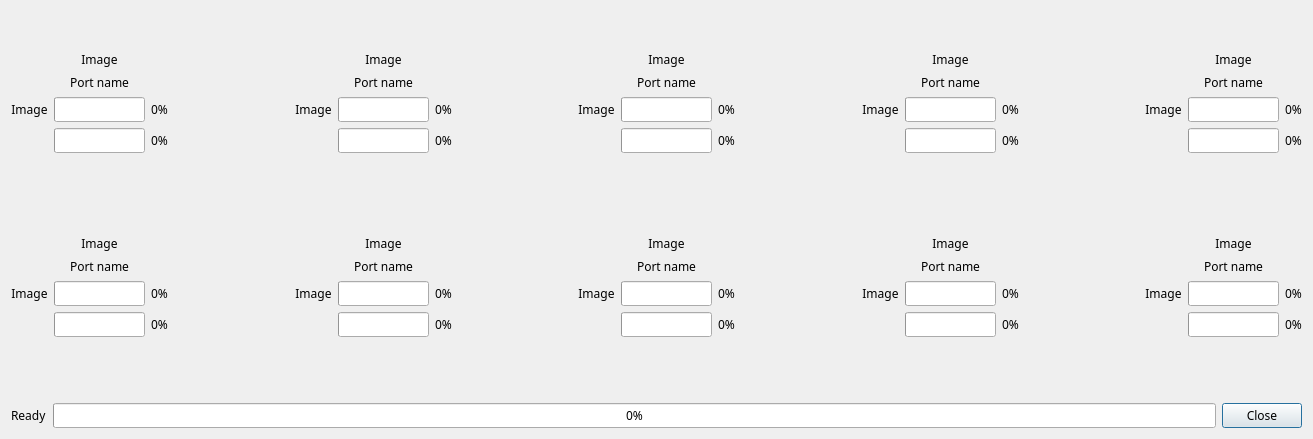
<?xml version="1.0" encoding="UTF-8"?>
<ui version="4.0">
 <class>MODI_FIRMWARE_UPDATE_LIST</class>
 <widget class="QDialog" name="MODI_FIRMWARE_UPDATE_LIST">
  <property name="geometry">
   <rect>
    <x>0</x>
    <y>0</y>
    <width>1313</width>
    <height>439</height>
   </rect>
  </property>
  <property name="sizePolicy">
   <sizepolicy hsizetype="MinimumExpanding" vsizetype="MinimumExpanding">
    <horstretch>0</horstretch>
    <verstretch>0</verstretch>
   </sizepolicy>
  </property>
  <property name="minimumSize">
   <size>
    <width>0</width>
    <height>0</height>
   </size>
  </property>
  <property name="maximumSize">
   <size>
    <width>16777215</width>
    <height>16777215</height>
   </size>
  </property>
  <property name="font">
   <font>
    <family>LuxHanSans</family>
   </font>
  </property>
  <property name="focusPolicy">
   <enum>Qt::StrongFocus</enum>
  </property>
  <property name="windowTitle">
   <string>Dialog</string>
  </property>
  <property name="autoFillBackground">
   <bool>false</bool>
  </property>
  <layout class="QVBoxLayout" name="verticalLayout">
   <item>
    <spacer name="verticalSpacer_4">
     <property name="orientation">
      <enum>Qt::Vertical</enum>
     </property>
     <property name="sizeType">
      <enum>QSizePolicy::Fixed</enum>
     </property>
     <property name="sizeHint" stdset="0">
      <size>
       <width>20</width>
       <height>40</height>
      </size>
     </property>
    </spacer>
   </item>
   <item>
    <layout class="QHBoxLayout" name="horizontalLayout">
     <item>
      <layout class="QGridLayout" name="gridLayout">
       <item row="0" column="1">
        <widget class="QLabel" name="image_1">
         <property name="text">
          <string>Image</string>
         </property>
         <property name="alignment">
          <set>Qt::AlignCenter</set>
         </property>
        </widget>
       </item>
       <item row="1" column="1">
        <widget class="QLabel" name="port_1">
         <property name="text">
          <string>Port name</string>
         </property>
         <property name="alignment">
          <set>Qt::AlignCenter</set>
         </property>
        </widget>
       </item>
       <item row="2" column="0">
        <widget class="QLabel" name="image_current_1">
         <property name="text">
          <string>Image</string>
         </property>
         <property name="alignment">
          <set>Qt::AlignCenter</set>
         </property>
        </widget>
       </item>
       <item row="2" column="1">
        <widget class="QProgressBar" name="progress_bar_current_1">
         <property name="value">
          <number>0</number>
         </property>
         <property name="textVisible">
          <bool>false</bool>
         </property>
         <property name="orientation">
          <enum>Qt::Horizontal</enum>
         </property>
         <property name="textDirection">
          <enum>QProgressBar::TopToBottom</enum>
         </property>
        </widget>
       </item>
       <item row="2" column="2">
        <widget class="QLabel" name="progress_current_value_1">
         <property name="text">
          <string>0%</string>
         </property>
         <property name="alignment">
          <set>Qt::AlignCenter</set>
         </property>
        </widget>
       </item>
       <item row="3" column="1">
        <widget class="QProgressBar" name="progress_bar_total_1">
         <property name="value">
          <number>0</number>
         </property>
         <property name="textVisible">
          <bool>false</bool>
         </property>
         <property name="orientation">
          <enum>Qt::Horizontal</enum>
         </property>
         <property name="textDirection">
          <enum>QProgressBar::TopToBottom</enum>
         </property>
        </widget>
       </item>
       <item row="3" column="2">
        <widget class="QLabel" name="progress_total_value_1">
         <property name="text">
          <string>0%</string>
         </property>
         <property name="alignment">
          <set>Qt::AlignCenter</set>
         </property>
        </widget>
       </item>
      </layout>
     </item>
     <item>
      <spacer name="horizontalSpacer">
       <property name="orientation">
        <enum>Qt::Horizontal</enum>
       </property>
       <property name="sizeHint" stdset="0">
        <size>
         <width>40</width>
         <height>20</height>
        </size>
       </property>
      </spacer>
     </item>
     <item>
      <layout class="QGridLayout" name="gridLayout_2">
       <item row="0" column="1">
        <widget class="QLabel" name="image_2">
         <property name="text">
          <string>Image</string>
         </property>
         <property name="alignment">
          <set>Qt::AlignCenter</set>
         </property>
        </widget>
       </item>
       <item row="1" column="1">
        <widget class="QLabel" name="port_2">
         <property name="text">
          <string>Port name</string>
         </property>
         <property name="alignment">
          <set>Qt::AlignCenter</set>
         </property>
        </widget>
       </item>
       <item row="2" column="0">
        <widget class="QLabel" name="image_current_2">
         <property name="text">
          <string>Image</string>
         </property>
         <property name="alignment">
          <set>Qt::AlignCenter</set>
         </property>
        </widget>
       </item>
       <item row="2" column="1">
        <widget class="QProgressBar" name="progress_bar_current_2">
         <property name="value">
          <number>0</number>
         </property>
         <property name="textVisible">
          <bool>false</bool>
         </property>
         <property name="orientation">
          <enum>Qt::Horizontal</enum>
         </property>
         <property name="textDirection">
          <enum>QProgressBar::TopToBottom</enum>
         </property>
        </widget>
       </item>
       <item row="2" column="2">
        <widget class="QLabel" name="progress_current_value_2">
         <property name="text">
          <string>0%</string>
         </property>
         <property name="alignment">
          <set>Qt::AlignCenter</set>
         </property>
        </widget>
       </item>
       <item row="3" column="1">
        <widget class="QProgressBar" name="progress_bar_total_2">
         <property name="value">
          <number>0</number>
         </property>
         <property name="textVisible">
          <bool>false</bool>
         </property>
         <property name="orientation">
          <enum>Qt::Horizontal</enum>
         </property>
         <property name="textDirection">
          <enum>QProgressBar::TopToBottom</enum>
         </property>
        </widget>
       </item>
       <item row="3" column="2">
        <widget class="QLabel" name="progress_total_value_2">
         <property name="text">
          <string>0%</string>
         </property>
         <property name="alignment">
          <set>Qt::AlignCenter</set>
         </property>
        </widget>
       </item>
      </layout>
     </item>
     <item>
      <spacer name="horizontalSpacer_2">
       <property name="orientation">
        <enum>Qt::Horizontal</enum>
       </property>
       <property name="sizeHint" stdset="0">
        <size>
         <width>40</width>
         <height>20</height>
        </size>
       </property>
      </spacer>
     </item>
     <item>
      <layout class="QGridLayout" name="gridLayout_3">
       <item row="0" column="1">
        <widget class="QLabel" name="image_3">
         <property name="text">
          <string>Image</string>
         </property>
         <property name="alignment">
          <set>Qt::AlignCenter</set>
         </property>
        </widget>
       </item>
       <item row="1" column="1">
        <widget class="QLabel" name="port_3">
         <property name="text">
          <string>Port name</string>
         </property>
         <property name="alignment">
          <set>Qt::AlignCenter</set>
         </property>
        </widget>
       </item>
       <item row="2" column="0">
        <widget class="QLabel" name="image_current_3">
         <property name="text">
          <string>Image</string>
         </property>
         <property name="alignment">
          <set>Qt::AlignCenter</set>
         </property>
        </widget>
       </item>
       <item row="2" column="1">
        <widget class="QProgressBar" name="progress_bar_current_3">
         <property name="value">
          <number>0</number>
         </property>
         <property name="textVisible">
          <bool>false</bool>
         </property>
         <property name="orientation">
          <enum>Qt::Horizontal</enum>
         </property>
         <property name="textDirection">
          <enum>QProgressBar::TopToBottom</enum>
         </property>
        </widget>
       </item>
       <item row="2" column="2">
        <widget class="QLabel" name="progress_current_value_3">
         <property name="text">
          <string>0%</string>
         </property>
         <property name="alignment">
          <set>Qt::AlignCenter</set>
         </property>
        </widget>
       </item>
       <item row="3" column="1">
        <widget class="QProgressBar" name="progress_bar_total_3">
         <property name="value">
          <number>0</number>
         </property>
         <property name="textVisible">
          <bool>false</bool>
         </property>
         <property name="orientation">
          <enum>Qt::Horizontal</enum>
         </property>
         <property name="textDirection">
          <enum>QProgressBar::TopToBottom</enum>
         </property>
        </widget>
       </item>
       <item row="3" column="2">
        <widget class="QLabel" name="progress_total_value_3">
         <property name="text">
          <string>0%</string>
         </property>
         <property name="alignment">
          <set>Qt::AlignCenter</set>
         </property>
        </widget>
       </item>
      </layout>
     </item>
     <item>
      <spacer name="horizontalSpacer_3">
       <property name="orientation">
        <enum>Qt::Horizontal</enum>
       </property>
       <property name="sizeHint" stdset="0">
        <size>
         <width>40</width>
         <height>20</height>
        </size>
       </property>
      </spacer>
     </item>
     <item>
      <layout class="QGridLayout" name="gridLayout_4">
       <item row="0" column="1">
        <widget class="QLabel" name="image_4">
         <property name="text">
          <string>Image</string>
         </property>
         <property name="alignment">
          <set>Qt::AlignCenter</set>
         </property>
        </widget>
       </item>
       <item row="1" column="1">
        <widget class="QLabel" name="port_4">
         <property name="text">
          <string>Port name</string>
         </property>
         <property name="alignment">
          <set>Qt::AlignCenter</set>
         </property>
        </widget>
       </item>
       <item row="2" column="0">
        <widget class="QLabel" name="image_current_4">
         <property name="text">
          <string>Image</string>
         </property>
         <property name="alignment">
          <set>Qt::AlignCenter</set>
         </property>
        </widget>
       </item>
       <item row="2" column="1">
        <widget class="QProgressBar" name="progress_bar_current_4">
         <property name="value">
          <number>0</number>
         </property>
         <property name="textVisible">
          <bool>false</bool>
         </property>
         <property name="orientation">
          <enum>Qt::Horizontal</enum>
         </property>
         <property name="textDirection">
          <enum>QProgressBar::TopToBottom</enum>
         </property>
        </widget>
       </item>
       <item row="2" column="2">
        <widget class="QLabel" name="progress_current_value_4">
         <property name="text">
          <string>0%</string>
         </property>
         <property name="alignment">
          <set>Qt::AlignCenter</set>
         </property>
        </widget>
       </item>
       <item row="3" column="1">
        <widget class="QProgressBar" name="progress_bar_total_4">
         <property name="value">
          <number>0</number>
         </property>
         <property name="textVisible">
          <bool>false</bool>
         </property>
         <property name="orientation">
          <enum>Qt::Horizontal</enum>
         </property>
         <property name="textDirection">
          <enum>QProgressBar::TopToBottom</enum>
         </property>
        </widget>
       </item>
       <item row="3" column="2">
        <widget class="QLabel" name="progress_total_value_4">
         <property name="text">
          <string>0%</string>
         </property>
         <property name="alignment">
          <set>Qt::AlignCenter</set>
         </property>
        </widget>
       </item>
      </layout>
     </item>
     <item>
      <spacer name="horizontalSpacer_4">
       <property name="orientation">
        <enum>Qt::Horizontal</enum>
       </property>
       <property name="sizeHint" stdset="0">
        <size>
         <width>40</width>
         <height>20</height>
        </size>
       </property>
      </spacer>
     </item>
     <item>
      <layout class="QGridLayout" name="gridLayout_5">
       <item row="0" column="1">
        <widget class="QLabel" name="image_5">
         <property name="text">
          <string>Image</string>
         </property>
         <property name="alignment">
          <set>Qt::AlignCenter</set>
         </property>
        </widget>
       </item>
       <item row="1" column="1">
        <widget class="QLabel" name="port_5">
         <property name="text">
          <string>Port name</string>
         </property>
         <property name="alignment">
          <set>Qt::AlignCenter</set>
         </property>
        </widget>
       </item>
       <item row="2" column="0">
        <widget class="QLabel" name="image_current_5">
         <property name="text">
          <string>Image</string>
         </property>
         <property name="alignment">
          <set>Qt::AlignCenter</set>
         </property>
        </widget>
       </item>
       <item row="2" column="1">
        <widget class="QProgressBar" name="progress_bar_current_5">
         <property name="value">
          <number>0</number>
         </property>
         <property name="textVisible">
          <bool>false</bool>
         </property>
         <property name="orientation">
          <enum>Qt::Horizontal</enum>
         </property>
         <property name="textDirection">
          <enum>QProgressBar::TopToBottom</enum>
         </property>
        </widget>
       </item>
       <item row="2" column="2">
        <widget class="QLabel" name="progress_current_value_5">
         <property name="text">
          <string>0%</string>
         </property>
         <property name="alignment">
          <set>Qt::AlignCenter</set>
         </property>
        </widget>
       </item>
       <item row="3" column="1">
        <widget class="QProgressBar" name="progress_bar_total_5">
         <property name="value">
          <number>0</number>
         </property>
         <property name="textVisible">
          <bool>false</bool>
         </property>
         <property name="orientation">
          <enum>Qt::Horizontal</enum>
         </property>
         <property name="textDirection">
          <enum>QProgressBar::TopToBottom</enum>
         </property>
        </widget>
       </item>
       <item row="3" column="2">
        <widget class="QLabel" name="progress_total_value_5">
         <property name="text">
          <string>0%</string>
         </property>
         <property name="alignment">
          <set>Qt::AlignCenter</set>
         </property>
        </widget>
       </item>
      </layout>
     </item>
    </layout>
   </item>
   <item>
    <spacer name="verticalSpacer">
     <property name="orientation">
      <enum>Qt::Vertical</enum>
     </property>
     <property name="sizeHint" stdset="0">
      <size>
       <width>20</width>
       <height>40</height>
      </size>
     </property>
    </spacer>
   </item>
   <item>
    <layout class="QHBoxLayout" name="horizontalLayout_2">
     <item>
      <layout class="QGridLayout" name="gridLayout_6">
       <item row="0" column="1">
        <widget class="QLabel" name="image_6">
         <property name="text">
          <string>Image</string>
         </property>
         <property name="alignment">
          <set>Qt::AlignCenter</set>
         </property>
        </widget>
       </item>
       <item row="1" column="1">
        <widget class="QLabel" name="port_6">
         <property name="text">
          <string>Port name</string>
         </property>
         <property name="alignment">
          <set>Qt::AlignCenter</set>
         </property>
        </widget>
       </item>
       <item row="2" column="0">
        <widget class="QLabel" name="image_current_6">
         <property name="text">
          <string>Image</string>
         </property>
         <property name="alignment">
          <set>Qt::AlignCenter</set>
         </property>
        </widget>
       </item>
       <item row="2" column="1">
        <widget class="QProgressBar" name="progress_bar_current_6">
         <property name="value">
          <number>0</number>
         </property>
         <property name="textVisible">
          <bool>false</bool>
         </property>
         <property name="orientation">
          <enum>Qt::Horizontal</enum>
         </property>
         <property name="textDirection">
          <enum>QProgressBar::TopToBottom</enum>
         </property>
        </widget>
       </item>
       <item row="2" column="2">
        <widget class="QLabel" name="progress_current_value_6">
         <property name="text">
          <string>0%</string>
         </property>
         <property name="alignment">
          <set>Qt::AlignCenter</set>
         </property>
        </widget>
       </item>
       <item row="3" column="1">
        <widget class="QProgressBar" name="progress_bar_total_6">
         <property name="value">
          <number>0</number>
         </property>
         <property name="textVisible">
          <bool>false</bool>
         </property>
         <property name="orientation">
          <enum>Qt::Horizontal</enum>
         </property>
         <property name="textDirection">
          <enum>QProgressBar::TopToBottom</enum>
         </property>
        </widget>
       </item>
       <item row="3" column="2">
        <widget class="QLabel" name="progress_total_value_6">
         <property name="text">
          <string>0%</string>
         </property>
         <property name="alignment">
          <set>Qt::AlignCenter</set>
         </property>
        </widget>
       </item>
      </layout>
     </item>
     <item>
      <spacer name="horizontalSpacer_5">
       <property name="orientation">
        <enum>Qt::Horizontal</enum>
       </property>
       <property name="sizeHint" stdset="0">
        <size>
         <width>40</width>
         <height>20</height>
        </size>
       </property>
      </spacer>
     </item>
     <item>
      <layout class="QGridLayout" name="gridLayout_7">
       <item row="0" column="1">
        <widget class="QLabel" name="image_7">
         <property name="text">
          <string>Image</string>
         </property>
         <property name="alignment">
          <set>Qt::AlignCenter</set>
         </property>
        </widget>
       </item>
       <item row="1" column="1">
        <widget class="QLabel" name="port_7">
         <property name="text">
          <string>Port name</string>
         </property>
         <property name="alignment">
          <set>Qt::AlignCenter</set>
         </property>
        </widget>
       </item>
       <item row="2" column="0">
        <widget class="QLabel" name="image_current_7">
         <property name="text">
          <string>Image</string>
         </property>
         <property name="alignment">
          <set>Qt::AlignCenter</set>
         </property>
        </widget>
       </item>
       <item row="2" column="1">
        <widget class="QProgressBar" name="progress_bar_current_7">
         <property name="value">
          <number>0</number>
         </property>
         <property name="textVisible">
          <bool>false</bool>
         </property>
         <property name="orientation">
          <enum>Qt::Horizontal</enum>
         </property>
         <property name="textDirection">
          <enum>QProgressBar::TopToBottom</enum>
         </property>
        </widget>
       </item>
       <item row="2" column="2">
        <widget class="QLabel" name="progress_current_value_7">
         <property name="text">
          <string>0%</string>
         </property>
         <property name="alignment">
          <set>Qt::AlignCenter</set>
         </property>
        </widget>
       </item>
       <item row="3" column="1">
        <widget class="QProgressBar" name="progress_bar_total_7">
         <property name="value">
          <number>0</number>
         </property>
         <property name="textVisible">
          <bool>false</bool>
         </property>
         <property name="orientation">
          <enum>Qt::Horizontal</enum>
         </property>
         <property name="textDirection">
          <enum>QProgressBar::TopToBottom</enum>
         </property>
        </widget>
       </item>
       <item row="3" column="2">
        <widget class="QLabel" name="progress_total_value_7">
         <property name="text">
          <string>0%</string>
         </property>
         <property name="alignment">
          <set>Qt::AlignCenter</set>
         </property>
        </widget>
       </item>
      </layout>
     </item>
     <item>
      <spacer name="horizontalSpacer_6">
       <property name="orientation">
        <enum>Qt::Horizontal</enum>
       </property>
       <property name="sizeHint" stdset="0">
        <size>
         <width>40</width>
         <height>20</height>
        </size>
       </property>
      </spacer>
     </item>
     <item>
      <layout class="QGridLayout" name="gridLayout_8">
       <item row="0" column="1">
        <widget class="QLabel" name="image_8">
         <property name="text">
          <string>Image</string>
         </property>
         <property name="alignment">
          <set>Qt::AlignCenter</set>
         </property>
        </widget>
       </item>
       <item row="1" column="1">
        <widget class="QLabel" name="port_8">
         <property name="text">
          <string>Port name</string>
         </property>
         <property name="alignment">
          <set>Qt::AlignCenter</set>
         </property>
        </widget>
       </item>
       <item row="2" column="0">
        <widget class="QLabel" name="image_current_8">
         <property name="text">
          <string>Image</string>
         </property>
         <property name="alignment">
          <set>Qt::AlignCenter</set>
         </property>
        </widget>
       </item>
       <item row="2" column="1">
        <widget class="QProgressBar" name="progress_bar_current_8">
         <property name="value">
          <number>0</number>
         </property>
         <property name="textVisible">
          <bool>false</bool>
         </property>
         <property name="orientation">
          <enum>Qt::Horizontal</enum>
         </property>
         <property name="textDirection">
          <enum>QProgressBar::TopToBottom</enum>
         </property>
        </widget>
       </item>
       <item row="2" column="2">
        <widget class="QLabel" name="progress_current_value_8">
         <property name="text">
          <string>0%</string>
         </property>
         <property name="alignment">
          <set>Qt::AlignCenter</set>
         </property>
        </widget>
       </item>
       <item row="3" column="1">
        <widget class="QProgressBar" name="progress_bar_total_8">
         <property name="value">
          <number>0</number>
         </property>
         <property name="textVisible">
          <bool>false</bool>
         </property>
         <property name="orientation">
          <enum>Qt::Horizontal</enum>
         </property>
         <property name="textDirection">
          <enum>QProgressBar::TopToBottom</enum>
         </property>
        </widget>
       </item>
       <item row="3" column="2">
        <widget class="QLabel" name="progress_total_value_8">
         <property name="text">
          <string>0%</string>
         </property>
         <property name="alignment">
          <set>Qt::AlignCenter</set>
         </property>
        </widget>
       </item>
      </layout>
     </item>
     <item>
      <spacer name="horizontalSpacer_7">
       <property name="orientation">
        <enum>Qt::Horizontal</enum>
       </property>
       <property name="sizeHint" stdset="0">
        <size>
         <width>40</width>
         <height>20</height>
        </size>
       </property>
      </spacer>
     </item>
     <item>
      <layout class="QGridLayout" name="gridLayout_9">
       <item row="0" column="1">
        <widget class="QLabel" name="image_9">
         <property name="text">
          <string>Image</string>
         </property>
         <property name="alignment">
          <set>Qt::AlignCenter</set>
         </property>
        </widget>
       </item>
       <item row="1" column="1">
        <widget class="QLabel" name="port_9">
         <property name="text">
          <string>Port name</string>
         </property>
         <property name="alignment">
          <set>Qt::AlignCenter</set>
         </property>
        </widget>
       </item>
       <item row="2" column="0">
        <widget class="QLabel" name="image_current_9">
         <property name="text">
          <string>Image</string>
         </property>
         <property name="alignment">
          <set>Qt::AlignCenter</set>
         </property>
        </widget>
       </item>
       <item row="2" column="1">
        <widget class="QProgressBar" name="progress_bar_current_9">
         <property name="value">
          <number>0</number>
         </property>
         <property name="textVisible">
          <bool>false</bool>
         </property>
         <property name="orientation">
          <enum>Qt::Horizontal</enum>
         </property>
         <property name="textDirection">
          <enum>QProgressBar::TopToBottom</enum>
         </property>
        </widget>
       </item>
       <item row="2" column="2">
        <widget class="QLabel" name="progress_current_value_9">
         <property name="text">
          <string>0%</string>
         </property>
         <property name="alignment">
          <set>Qt::AlignCenter</set>
         </property>
        </widget>
       </item>
       <item row="3" column="1">
        <widget class="QProgressBar" name="progress_bar_total_9">
         <property name="value">
          <number>0</number>
         </property>
         <property name="textVisible">
          <bool>false</bool>
         </property>
         <property name="orientation">
          <enum>Qt::Horizontal</enum>
         </property>
         <property name="textDirection">
          <enum>QProgressBar::TopToBottom</enum>
         </property>
        </widget>
       </item>
       <item row="3" column="2">
        <widget class="QLabel" name="progress_total_value_9">
         <property name="text">
          <string>0%</string>
         </property>
         <property name="alignment">
          <set>Qt::AlignCenter</set>
         </property>
        </widget>
       </item>
      </layout>
     </item>
     <item>
      <spacer name="horizontalSpacer_8">
       <property name="orientation">
        <enum>Qt::Horizontal</enum>
       </property>
       <property name="sizeHint" stdset="0">
        <size>
         <width>40</width>
         <height>20</height>
        </size>
       </property>
      </spacer>
     </item>
     <item>
      <layout class="QGridLayout" name="gridLayout_10">
       <item row="0" column="1">
        <widget class="QLabel" name="image_10">
         <property name="text">
          <string>Image</string>
         </property>
         <property name="alignment">
          <set>Qt::AlignCenter</set>
         </property>
        </widget>
       </item>
       <item row="1" column="1">
        <widget class="QLabel" name="port_10">
         <property name="text">
          <string>Port name</string>
         </property>
         <property name="alignment">
          <set>Qt::AlignCenter</set>
         </property>
        </widget>
       </item>
       <item row="2" column="0">
        <widget class="QLabel" name="image_current_10">
         <property name="text">
          <string>Image</string>
         </property>
         <property name="alignment">
          <set>Qt::AlignCenter</set>
         </property>
        </widget>
       </item>
       <item row="2" column="1">
        <widget class="QProgressBar" name="progress_bar_current_10">
         <property name="value">
          <number>0</number>
         </property>
         <property name="textVisible">
          <bool>false</bool>
         </property>
         <property name="orientation">
          <enum>Qt::Horizontal</enum>
         </property>
         <property name="textDirection">
          <enum>QProgressBar::TopToBottom</enum>
         </property>
        </widget>
       </item>
       <item row="2" column="2">
        <widget class="QLabel" name="progress_current_value_10">
         <property name="text">
          <string>0%</string>
         </property>
         <property name="alignment">
          <set>Qt::AlignCenter</set>
         </property>
        </widget>
       </item>
       <item row="3" column="1">
        <widget class="QProgressBar" name="progress_bar_total_10">
         <property name="value">
          <number>0</number>
         </property>
         <property name="textVisible">
          <bool>false</bool>
         </property>
         <property name="orientation">
          <enum>Qt::Horizontal</enum>
         </property>
         <property name="textDirection">
          <enum>QProgressBar::TopToBottom</enum>
         </property>
        </widget>
       </item>
       <item row="3" column="2">
        <widget class="QLabel" name="progress_total_value_10">
         <property name="text">
          <string>0%</string>
         </property>
         <property name="alignment">
          <set>Qt::AlignCenter</set>
         </property>
        </widget>
       </item>
      </layout>
     </item>
    </layout>
   </item>
   <item>
    <spacer name="verticalSpacer_5">
     <property name="orientation">
      <enum>Qt::Vertical</enum>
     </property>
     <property name="sizeType">
      <enum>QSizePolicy::Fixed</enum>
     </property>
     <property name="sizeHint" stdset="0">
      <size>
       <width>20</width>
       <height>60</height>
      </size>
     </property>
    </spacer>
   </item>
   <item>
    <layout class="QHBoxLayout" name="horizontalLayout_3">
     <item>
      <widget class="QLabel" name="total_status">
       <property name="text">
        <string>Ready</string>
       </property>
      </widget>
     </item>
     <item>
      <widget class="QProgressBar" name="progress_bar_total">
       <property name="value">
        <number>0</number>
       </property>
      </widget>
     </item>
     <item>
      <widget class="QPushButton" name="close_button">
       <property name="text">
        <string>Close</string>
       </property>
      </widget>
     </item>
    </layout>
   </item>
  </layout>
 </widget>
 <resources/>
 <connections/>
 <slots>
  <slot>slot1()</slot>
  <slot>slot2()</slot>
  <slot>slot3()</slot>
 </slots>
</ui>
